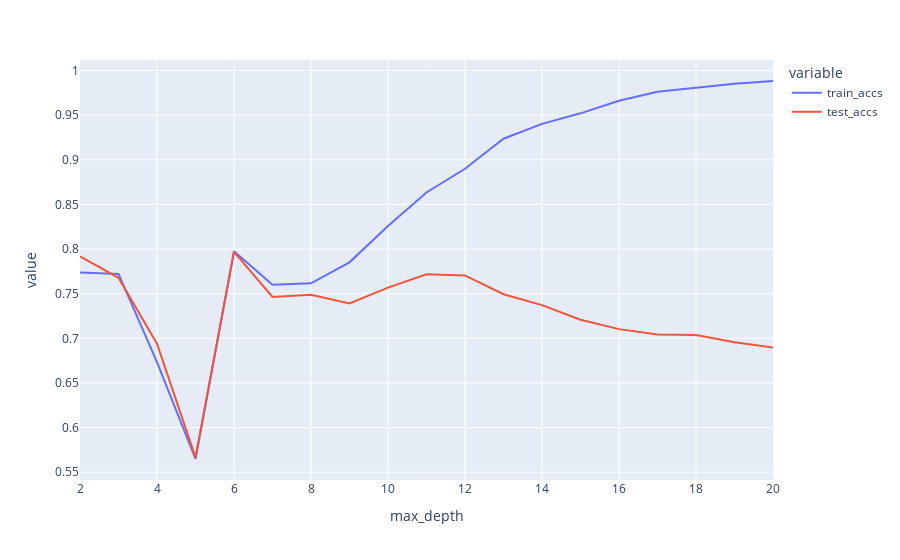

The notebook cell this image was saved under:
### Code cell
#Plotting the two lines
px.line(df, x='max_depth', y = ['train_accs', 'test_accs'])

### Figure 1 — Plotly figure (JSON) as saved in the notebook; plotly's stock layout.template omitted (floating-point values rounded to 4 significant figures)
{"data": [{"hovertemplate": "variable=train_accs<br>max_depth=%{x}<br>value=%{y}<extra></extra>", "legendgroup": "train_accs", "line": {"color": "#636efa", "dash": "solid"}, "marker": {"symbol": "circle"}, "mode": "lines", "name": "train_accs", "orientation": "v", "showlegend": true, "type": "scatter", "x": [2, 3, 4, 5, 6, 7, 8, 9, 10, 11, 12, 13, 14, 15, 16, 17, 18, 19, 20], "xaxis": "x", "y": [0.7738, 0.7721, 0.6732, 0.5647, 0.7976, 0.76, 0.7616, 0.7851, 0.8259, 0.8634, 0.89, 0.9237, 0.9403, 0.9521, 0.9662, 0.9763, 0.9807, 0.9854, 0.9883], "yaxis": "y"}, {"hovertemplate": "variable=test_accs<br>max_depth=%{x}<br>value=%{y}<extra></extra>", "legendgroup": "test_accs", "line": {"color": "#EF553B", "dash": "solid"}, "marker": {"symbol": "circle"}, "mode": "lines", "name": "test_accs", "orientation": "v", "showlegend": true, "type": "scatter", "x": [2, 3, 4, 5, 6, 7, 8, 9, 10, 11, 12, 13, 14, 15, 16, 17, 18, 19, 20], "xaxis": "x", "y": [0.7919, 0.7678, 0.6939, 0.5665, 0.7968, 0.7464, 0.7487, 0.739, 0.7568, 0.7718, 0.7705, 0.7494, 0.7372, 0.7209, 0.7103, 0.7043, 0.7036, 0.6957, 0.6896], "yaxis": "y"}], "layout": {"autosize": true, "legend": {"title": {"text": "variable"}, "tracegroupgap": 0}, "margin": {"t": 60}, "xaxis": {"anchor": "y", "autorange": true, "domain": [0, 1], "range": [2, 20], "title": {"text": "max_depth"}, "type": "linear"}, "yaxis": {"anchor": "x", "autorange": true, "domain": [0, 1], "range": [0.5412, 1.012], "title": {"text": "value"}, "type": "linear"}}}
